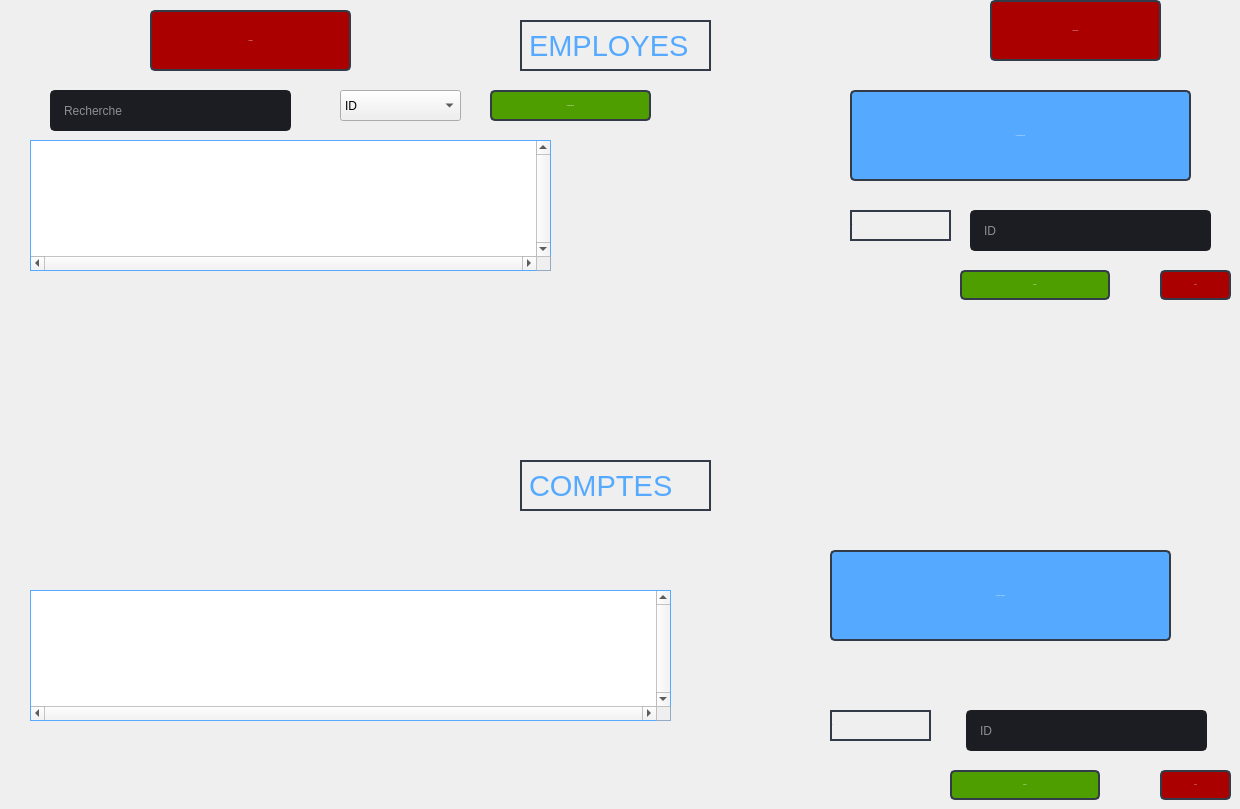
               <widget class="QWidget" name="profile">
                <attribute name="title">
                 <string>Profile</string>
                </attribute>
                <widget class="QPushButton" name="pushButton_109">
                 <property name="geometry">
                  <rect>
                   <x>850</x>
                   <y>90</y>
                   <width>341</width>
                   <height>91</height>
                  </rect>
                 </property>
                 <property name="minimumSize">
                  <size>
                   <width>150</width>
                   <height>30</height>
                  </size>
                 </property>
                 <property name="font">
                  <font>
                   <family>Segoe UI</family>
                   <pointsize>-1</pointsize>
                  </font>
                 </property>
                 <property name="styleSheet">
                  <string notr="true">QPushButton {
	color: rgb(255, 255, 255);
	border: 2px solid rgb(52, 59, 72);
	border-radius: 5px;	
	
	background-color: rgb(85, 170, 255);

}
QPushButton:hover {
	background-color: rgb(57, 65, 80);
	border: 2px solid rgb(61, 70, 86);
}
QPushButton:pressed {	
	background-color: rgb(35, 40, 49);
	border: 2px solid rgb(43, 50, 61);
}</string>
                 </property>
                 <property name="text">
                  <string>AJOUTER EMPLOYE</string>
                 </property>
                 <property name="icon">
                  <iconset>
                   <normaloff>:/16x16/icons/16x16/cil-folder-open.png</normaloff>:/16x16/icons/16x16/cil-folder-open.png</iconset>
                 </property>
                </widget>
                <widget class="QPushButton" name="pushButton_110">
                 <property name="geometry">
                  <rect>
                   <x>830</x>
                   <y>550</y>
                   <width>341</width>
                   <height>91</height>
                  </rect>
                 </property>
                 <property name="minimumSize">
                  <size>
                   <width>150</width>
                   <height>30</height>
                  </size>
                 </property>
                 <property name="font">
                  <font>
                   <family>Segoe UI</family>
                   <pointsize>-1</pointsize>
                  </font>
                 </property>
                 <property name="styleSheet">
                  <string notr="true">QPushButton {
	color: rgb(255, 255, 255);
	border: 2px solid rgb(52, 59, 72);
	border-radius: 5px;	
	
	background-color: rgb(85, 170, 255);

}
QPushButton:hover {
	background-color: rgb(57, 65, 80);
	border: 2px solid rgb(61, 70, 86);
}
QPushButton:pressed {	
	background-color: rgb(35, 40, 49);
	border: 2px solid rgb(43, 50, 61);
}</string>
                 </property>
                 <property name="text">
                  <string>AJOUTER COMPTE</string>
                 </property>
                 <property name="icon">
                  <iconset>
                   <normaloff>:/16x16/icons/16x16/cil-folder-open.png</normaloff>:/16x16/icons/16x16/cil-folder-open.png</iconset>
                 </property>
                </widget>
                <widget class="QPushButton" name="pushButton_11">
                 <property name="geometry">
                  <rect>
                   <x>960</x>
                   <y>270</y>
                   <width>150</width>
                   <height>30</height>
                  </rect>
                 </property>
                 <property name="minimumSize">
                  <size>
                   <width>150</width>
                   <height>30</height>
                  </size>
                 </property>
                 <property name="font">
                  <font>
                   <family>Segoe UI</family>
                   <pointsize>-1</pointsize>
                  </font>
                 </property>
                 <property name="styleSheet">
                  <string notr="true">QPushButton {
	color: rgb(255, 255, 255);
	border: 2px solid rgb(52, 59, 72);
	border-radius: 5px;	
	
	background-color:rgb(79, 158, 0);

}
QPushButton:hover {
	background-color: rgb(57, 65, 80);
	border: 2px solid rgb(61, 70, 86);
}
QPushButton:pressed {	
	background-color: rgb(35, 40, 49);
	border: 2px solid rgb(43, 50, 61);
}</string>
                 </property>
                 <property name="text">
                  <string>Modfier</string>
                 </property>
                 <property name="icon">
                  <iconset>
                   <normaloff>:/16x16/icons/16x16/cil-folder-open.png</normaloff>:/16x16/icons/16x16/cil-folder-open.png</iconset>
                 </property>
                </widget>
                <widget class="QPushButton" name="pushButton_30">
                 <property name="geometry">
                  <rect>
                   <x>1160</x>
                   <y>270</y>
                   <width>71</width>
                   <height>30</height>
                  </rect>
                 </property>
                 <property name="minimumSize">
                  <size>
                   <width>0</width>
                   <height>0</height>
                  </size>
                 </property>
                 <property name="font">
                  <font>
                   <family>Segoe UI</family>
                   <pointsize>-1</pointsize>
                  </font>
                 </property>
                 <property name="styleSheet">
                  <string notr="true">QPushButton {
	color: rgb(255, 255, 255);
	border: 2px solid rgb(52, 59, 72);
	border-radius: 5px;	
	
	background-color: rgb(170, 0, 0);

}
QPushButton:hover {
	background-color: rgb(57, 65, 80);
	border: 2px solid rgb(61, 70, 86);
}
QPushButton:pressed {	
	background-color: rgb(35, 40, 49);
	border: 2px solid rgb(43, 50, 61);
}</string>
                 </property>
                 <property name="text">
                  <string>SUPP</string>
                 </property>
                 <property name="icon">
                  <iconset>
                   <normaloff>:/16x16/icons/16x16/cil-folder-open.png</normaloff>:/16x16/icons/16x16/cil-folder-open.png</iconset>
                 </property>
                </widget>
                <widget class="QLineEdit" name="lineEdit_26">
                 <property name="geometry">
                  <rect>
                   <x>970</x>
                   <y>210</y>
                   <width>241</width>
                   <height>41</height>
                  </rect>
                 </property>
                 <property name="minimumSize">
                  <size>
                   <width>0</width>
                   <height>30</height>
                  </size>
                 </property>
                 <property name="styleSheet">
                  <string notr="true">QLineEdit {
color : rgb(255, 255, 255);
	background-color: rgb(27, 29, 35);
	border-radius: 5px;
	border: 2px solid rgb(27, 29, 35);
	padding-left: 10px;
}
QLineEdit:hover {
	border: 2px solid rgb(64, 71, 88);
}
QLineEdit:focus {
	border: 2px solid rgb(91, 101, 124);
}</string>
                 </property>
                 <property name="text">
                  <string/>
                 </property>
                 <property name="placeholderText">
                  <string>ID</string>
                 </property>
                </widget>
                <widget class="QLabel" name="label_65">
                 <property name="geometry">
                  <rect>
                   <x>850</x>
                   <y>210</y>
                   <width>101</width>
                   <height>31</height>
                  </rect>
                 </property>
                 <property name="font">
                  <font>
                   <pointsize>-1</pointsize>
                  </font>
                 </property>
                 <property name="focusPolicy">
                  <enum>Qt::StrongFocus</enum>
                 </property>
                 <property name="styleSheet">
                  <string notr="true">color : rgb(85, 170, 255);

border:2px solid  rgb(52, 59, 72);
</string>
                 </property>
                 <property name="text">
                  <string>ID </string>
                 </property>
                </widget>
                <widget class="QTableView" name="tableView_9">
                 <property name="geometry">
                  <rect>
                   <x>30</x>
                   <y>140</y>
                   <width>521</width>
                   <height>131</height>
                  </rect>
                 </property>
                 <property name="styleSheet">
                  <string notr="true">QHeaderView::section {
	
	font: 87 10pt &quot;Cinzel Black&quot;;
    background-color: rgb(39, 44, 54);
    border-style: none;
    border-bottom: 1px solid rgb(85, 170, 255);
    border-right:  1px solid rgb(85, 170, 255);
}

QHeaderView::section:vertical
{
    border-left: 1px solid  rgb(85, 170, 255);
}
QTableView {
	
	color: rgb(255, 255, 255);
	border-style: solid;
	border-top: 1px solid  rgb(85, 170, 255);
	 border-left: 1px solid  rgb(85, 170, 255);
 border-bottom: 1px solid rgb(85, 170, 255);
 border-right:  1px solid rgb(85, 170, 255);
}
QTableView::item {
     border-bottom: 1px solid rgb(85, 170, 255);
    border-right:  1px solid rgb(85, 170, 255);
    background-color : none;
}
QTableView::indicator:unchecked {
    background-color: #d7d6d5
}
QHeaderView::down-arrow {
    background-color: rgb(255, 0, 0);
}
QHeaderView::up-arrow {
    color: rgb(255, 0, 0);
}</string>
                 </property>
                 <property name="verticalScrollBarPolicy">
                  <enum>Qt::ScrollBarAlwaysOn</enum>
                 </property>
                 <property name="horizontalScrollBarPolicy">
                  <enum>Qt::ScrollBarAlwaysOn</enum>
                 </property>
                 <property name="sortingEnabled">
                  <bool>false</bool>
                 </property>
                 <attribute name="horizontalHeaderShowSortIndicator" stdset="0">
                  <bool>false</bool>
                 </attribute>
                 <attribute name="verticalHeaderVisible">
                  <bool>false</bool>
                 </attribute>
                 <attribute name="verticalHeaderShowSortIndicator" stdset="0">
                  <bool>false</bool>
                 </attribute>
                </widget>
                <widget class="QTableView" name="tableView_10">
                 <property name="geometry">
                  <rect>
                   <x>30</x>
                   <y>590</y>
                   <width>641</width>
                   <height>131</height>
                  </rect>
                 </property>
                 <property name="styleSheet">
                  <string notr="true">QHeaderView::section {
	
	font: 87 10pt &quot;Cinzel Black&quot;;
    background-color: rgb(39, 44, 54);
    border-style: none;
    border-bottom: 1px solid rgb(85, 170, 255);
    border-right:  1px solid rgb(85, 170, 255);
}

QHeaderView::section:vertical
{
    border-left: 1px solid  rgb(85, 170, 255);
}
QTableView {
	
	color: rgb(255, 255, 255);
	border-style: solid;
	border-top: 1px solid  rgb(85, 170, 255);
	 border-left: 1px solid  rgb(85, 170, 255);
 border-bottom: 1px solid rgb(85, 170, 255);
 border-right:  1px solid rgb(85, 170, 255);
}
QTableView::item {
     border-bottom: 1px solid rgb(85, 170, 255);
    border-right:  1px solid rgb(85, 170, 255);
    background-color : none;
}
QTableView::indicator:unchecked {
    background-color: #d7d6d5
}</string>
                 </property>
                 <property name="verticalScrollBarPolicy">
                  <enum>Qt::ScrollBarAlwaysOn</enum>
                 </property>
                 <property name="horizontalScrollBarPolicy">
                  <enum>Qt::ScrollBarAlwaysOn</enum>
                 </property>
                 <attribute name="verticalHeaderVisible">
                  <bool>false</bool>
                 </attribute>
                </widget>
                <widget class="QLineEdit" name="lineEdit_27">
                 <property name="geometry">
                  <rect>
                   <x>966</x>
                   <y>710</y>
                   <width>241</width>
                   <height>41</height>
                  </rect>
                 </property>
                 <property name="minimumSize">
                  <size>
                   <width>0</width>
                   <height>30</height>
                  </size>
                 </property>
                 <property name="styleSheet">
                  <string notr="true">QLineEdit {
color : rgb(255, 255, 255);
	background-color: rgb(27, 29, 35);
	border-radius: 5px;
	border: 2px solid rgb(27, 29, 35);
	padding-left: 10px;
}
QLineEdit:hover {
	border: 2px solid rgb(64, 71, 88);
}
QLineEdit:focus {
	border: 2px solid rgb(91, 101, 124);
}</string>
                 </property>
                 <property name="text">
                  <string/>
                 </property>
                 <property name="placeholderText">
                  <string>ID</string>
                 </property>
                </widget>
                <widget class="QLabel" name="label_66">
                 <property name="geometry">
                  <rect>
                   <x>830</x>
                   <y>710</y>
                   <width>101</width>
                   <height>31</height>
                  </rect>
                 </property>
                 <property name="font">
                  <font>
                   <pointsize>-1</pointsize>
                  </font>
                 </property>
                 <property name="focusPolicy">
                  <enum>Qt::StrongFocus</enum>
                 </property>
                 <property name="styleSheet">
                  <string notr="true">color : rgb(85, 170, 255);

border:2px solid  rgb(52, 59, 72);
</string>
                 </property>
                 <property name="text">
                  <string>ID </string>
                 </property>
                </widget>
                <widget class="QPushButton" name="pushButton_38">
                 <property name="geometry">
                  <rect>
                   <x>1160</x>
                   <y>770</y>
                   <width>71</width>
                   <height>30</height>
                  </rect>
                 </property>
                 <property name="minimumSize">
                  <size>
                   <width>0</width>
                   <height>0</height>
                  </size>
                 </property>
                 <property name="font">
                  <font>
                   <family>Segoe UI</family>
                   <pointsize>-1</pointsize>
                  </font>
                 </property>
                 <property name="styleSheet">
                  <string notr="true">QPushButton {
	color: rgb(255, 255, 255);
	border: 2px solid rgb(52, 59, 72);
	border-radius: 5px;	
	
	background-color: rgb(170, 0, 0);

}
QPushButton:hover {
	background-color: rgb(57, 65, 80);
	border: 2px solid rgb(61, 70, 86);
}
QPushButton:pressed {	
	background-color: rgb(35, 40, 49);
	border: 2px solid rgb(43, 50, 61);
}</string>
                 </property>
                 <property name="text">
                  <string>SUPP</string>
                 </property>
                 <property name="icon">
                  <iconset>
                   <normaloff>:/16x16/icons/16x16/cil-folder-open.png</normaloff>:/16x16/icons/16x16/cil-folder-open.png</iconset>
                 </property>
                </widget>
                <widget class="QPushButton" name="pushButton_12">
                 <property name="geometry">
                  <rect>
                   <x>950</x>
                   <y>770</y>
                   <width>150</width>
                   <height>30</height>
                  </rect>
                 </property>
                 <property name="minimumSize">
                  <size>
                   <width>150</width>
                   <height>30</height>
                  </size>
                 </property>
                 <property name="font">
                  <font>
                   <family>Segoe UI</family>
                   <pointsize>-1</pointsize>
                  </font>
                 </property>
                 <property name="styleSheet">
                  <string notr="true">QPushButton {
	color: rgb(255, 255, 255);
	border: 2px solid rgb(52, 59, 72);
	border-radius: 5px;	
	
	background-color:rgb(79, 158, 0);

}
QPushButton:hover {
	background-color: rgb(57, 65, 80);
	border: 2px solid rgb(61, 70, 86);
}
QPushButton:pressed {	
	background-color: rgb(35, 40, 49);
	border: 2px solid rgb(43, 50, 61);
}</string>
                 </property>
                 <property name="text">
                  <string>Modfier</string>
                 </property>
                 <property name="icon">
                  <iconset>
                   <normaloff>:/16x16/icons/16x16/cil-folder-open.png</normaloff>:/16x16/icons/16x16/cil-folder-open.png</iconset>
                 </property>
                </widget>
                <widget class="QLabel" name="label_16">
                 <property name="geometry">
                  <rect>
                   <x>520</x>
                   <y>20</y>
                   <width>191</width>
                   <height>51</height>
                  </rect>
                 </property>
                 <property name="font">
                  <font>
                   <family>MS Shell Dlg 2</family>
                   <pointsize>22</pointsize>
                   <weight>50</weight>
                   <italic>false</italic>
                   <bold>false</bold>
                  </font>
                 </property>
                 <property name="styleSheet">
                  <string notr="true">color : rgb(85, 170, 255);
font: 22pt &quot;MS Shell Dlg 2&quot;;

border:2px solid  rgb(52, 59, 72);
</string>
                 </property>
                 <property name="text">
                  <string>EMPLOYES</string>
                 </property>
                </widget>
                <widget class="QLabel" name="label_17">
                 <property name="geometry">
                  <rect>
                   <x>520</x>
                   <y>460</y>
                   <width>191</width>
                   <height>51</height>
                  </rect>
                 </property>
                 <property name="font">
                  <font>
                   <family>MS Shell Dlg 2</family>
                   <pointsize>22</pointsize>
                   <weight>50</weight>
                   <italic>false</italic>
                   <bold>false</bold>
                  </font>
                 </property>
                 <property name="styleSheet">
                  <string notr="true">color : rgb(85, 170, 255);
font: 22pt &quot;MS Shell Dlg 2&quot;;

border:2px solid  rgb(52, 59, 72);
</string>
                 </property>
                 <property name="text">
                  <string>COMPTES</string>
                 </property>
                </widget>
                <widget class="QPushButton" name="pushButton_35">
                 <property name="geometry">
                  <rect>
                   <x>150</x>
                   <y>10</y>
                   <width>201</width>
                   <height>61</height>
                  </rect>
                 </property>
                 <property name="minimumSize">
                  <size>
                   <width>0</width>
                   <height>0</height>
                  </size>
                 </property>
                 <property name="font">
                  <font>
                   <family>Segoe UI</family>
                   <pointsize>-1</pointsize>
                  </font>
                 </property>
                 <property name="styleSheet">
                  <string notr="true">QPushButton {
	color: rgb(255, 255, 255);
	border: 2px solid rgb(52, 59, 72);
	border-radius: 5px;	
	
	background-color: rgb(170, 0, 0);

}
QPushButton:hover {
	background-color: rgb(57, 65, 80);
	border: 2px solid rgb(61, 70, 86);
}
QPushButton:pressed {	
	background-color: rgb(35, 40, 49);
	border: 2px solid rgb(43, 50, 61);
}</string>
                 </property>
                 <property name="text">
                  <string>Actualiser</string>
                 </property>
                 <property name="icon">
                  <iconset>
                   <normaloff>:/16x16/icons/16x16/cil-folder-open.png</normaloff>:/16x16/icons/16x16/cil-folder-open.png</iconset>
                 </property>
                </widget>
                <widget class="QPushButton" name="pushButton_34">
                 <property name="geometry">
                  <rect>
                   <x>990</x>
                   <y>0</y>
                   <width>171</width>
                   <height>61</height>
                  </rect>
                 </property>
                 <property name="minimumSize">
                  <size>
                   <width>0</width>
                   <height>0</height>
                  </size>
                 </property>
                 <property name="font">
                  <font>
                   <family>Segoe UI</family>
                   <pointsize>-1</pointsize>
                  </font>
                 </property>
                 <property name="styleSheet">
                  <string notr="true">QPushButton {
	color: rgb(255, 255, 255);
	border: 2px solid rgb(52, 59, 72);
	border-radius: 5px;	
	
	background-color: rgb(170, 0, 0);

}
QPushButton:hover {
	background-color: rgb(57, 65, 80);
	border: 2px solid rgb(61, 70, 86);
}
QPushButton:pressed {	
	background-color: rgb(35, 40, 49);
	border: 2px solid rgb(43, 50, 61);
}</string>
                 </property>
                 <property name="text">
                  <string>Déconnexion</string>
                 </property>
                 <property name="icon">
                  <iconset>
                   <normaloff>:/16x16/icons/16x16/cil-folder-open.png</normaloff>:/16x16/icons/16x16/cil-folder-open.png</iconset>
                 </property>
                </widget>
                <widget class="QLineEdit" name="lineEdit_34">
                 <property name="geometry">
                  <rect>
                   <x>50</x>
                   <y>90</y>
                   <width>241</width>
                   <height>41</height>
                  </rect>
                 </property>
                 <property name="minimumSize">
                  <size>
                   <width>0</width>
                   <height>30</height>
                  </size>
                 </property>
                 <property name="styleSheet">
                  <string notr="true">QLineEdit {
color : rgb(255, 255, 255);
	background-color: rgb(27, 29, 35);
	border-radius: 5px;
	border: 2px solid rgb(27, 29, 35);
	padding-left: 10px;
}
QLineEdit:hover {
	border: 2px solid rgb(64, 71, 88);
}
QLineEdit:focus {
	border: 2px solid rgb(91, 101, 124);
}</string>
                 </property>
                 <property name="text">
                  <string/>
                 </property>
                 <property name="placeholderText">
                  <string>Recherche</string>
                 </property>
                </widget>
                <widget class="QComboBox" name="comboBox">
                 <property name="geometry">
                  <rect>
                   <x>340</x>
                   <y>90</y>
                   <width>121</width>
                   <height>31</height>
                  </rect>
                 </property>
                 <item>
                  <property name="text">
                   <string>ID</string>
                  </property>
                 </item>
                 <item>
                  <property name="text">
                   <string>Nom</string>
                  </property>
                 </item>
                 <item>
                  <property name="text">
                   <string>Prenom</string>
                  </property>
                 </item>
                 <item>
                  <property name="text">
                   <string>Fonction</string>
                  </property>
                 </item>
                </widget>
                <widget class="QPushButton" name="pushButton_18">
                 <property name="geometry">
                  <rect>
                   <x>490</x>
                   <y>90</y>
                   <width>161</width>
                   <height>31</height>
                  </rect>
                 </property>
                 <property name="minimumSize">
                  <size>
                   <width>150</width>
                   <height>30</height>
                  </size>
                 </property>
                 <property name="font">
                  <font>
                   <family>Segoe UI</family>
                   <pointsize>-1</pointsize>
                  </font>
                 </property>
                 <property name="styleSheet">
                  <string notr="true">QPushButton {
	color: rgb(255, 255, 255);
	border: 2px solid rgb(52, 59, 72);
	border-radius: 5px;	
	
	background-color:rgb(79, 158, 0);

}
QPushButton:hover {
	background-color: rgb(57, 65, 80);
	border: 2px solid rgb(61, 70, 86);
}
QPushButton:pressed {	
	background-color: rgb(35, 40, 49);
	border: 2px solid rgb(43, 50, 61);
}</string>
                 </property>
                 <property name="text">
                  <string>Exporter tableau</string>
                 </property>
                 <property name="icon">
                  <iconset>
                   <normaloff>:/16x16/icons/16x16/cil-folder-open.png</normaloff>:/16x16/icons/16x16/cil-folder-open.png</iconset>
                 </property>
                </widget>
               </widget>
